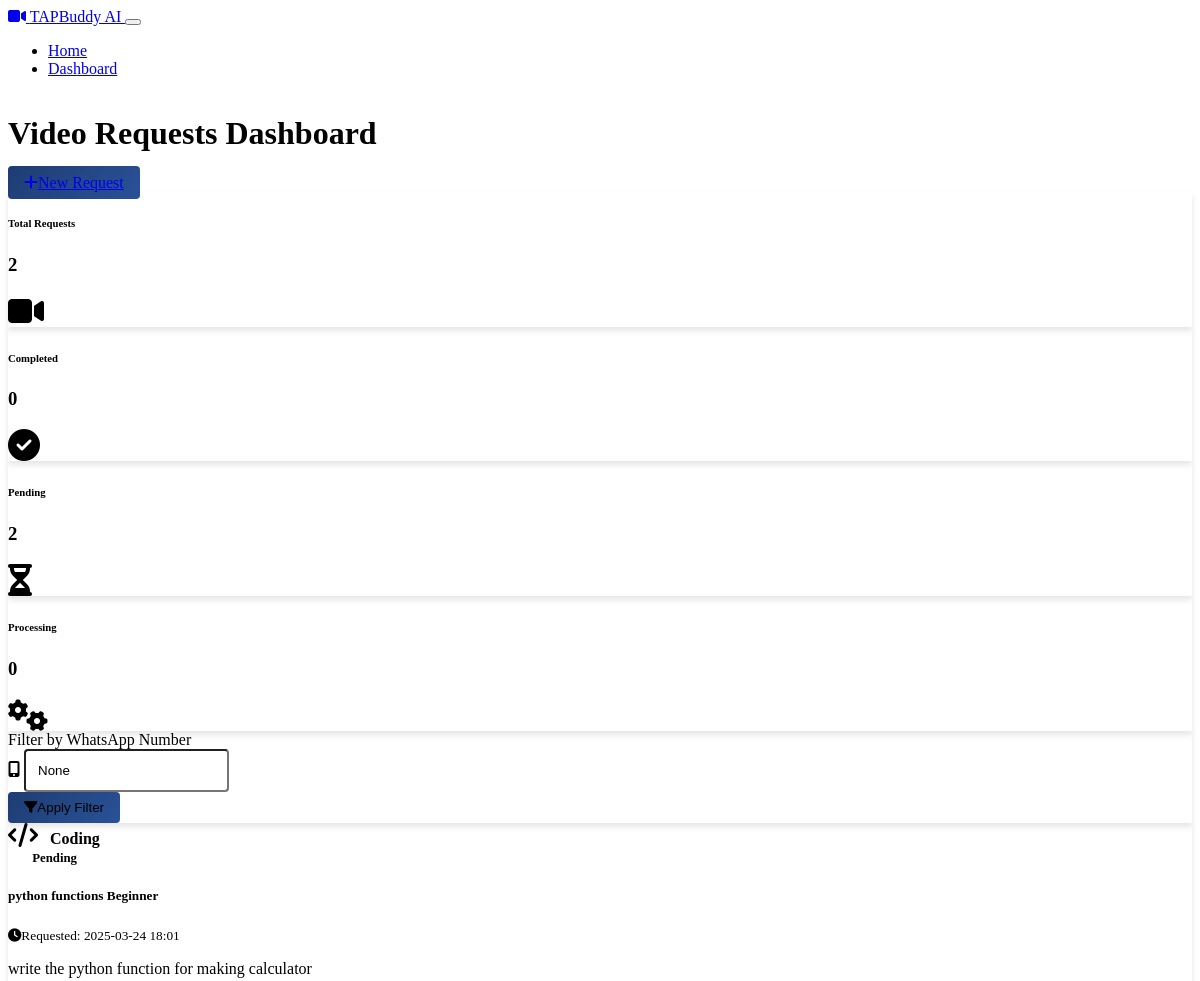
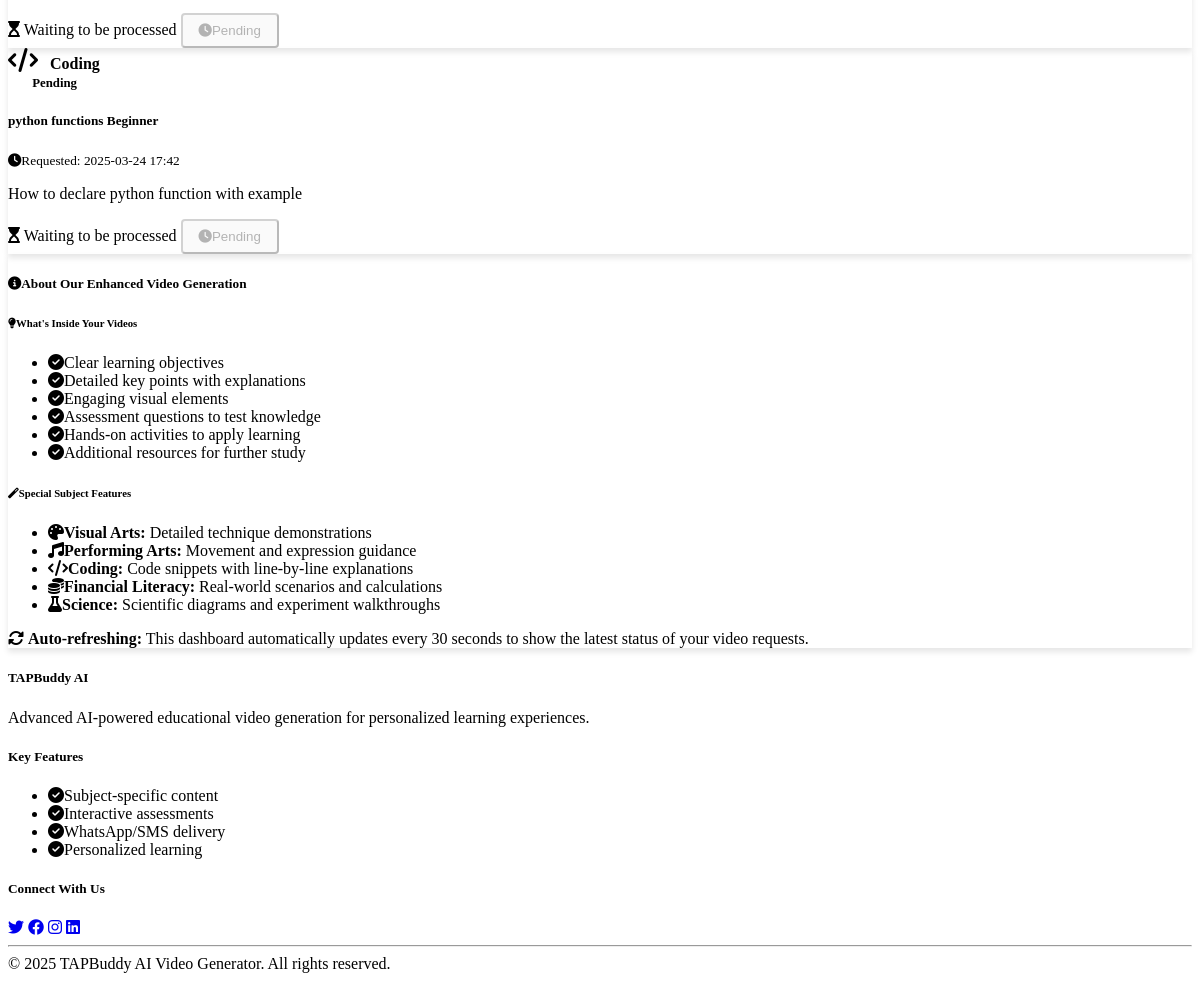
/dashboard, run on the app's committed database (2 pictures, top to bottom).
### models.py (models this page shows, shortened)
class VideoRequest(db.Model):
    __tablename__ = "video_requests"
    id = db.Column(db.Integer, primary_key=True, index=True)
    user_id = db.Column(db.Integer, db.ForeignKey("users.id"))
    topic = db.Column(db.String(100))
    subject = db.Column(db.String(50))
    level = db.Column(db.String(20))
    query = db.Column(db.Text)
    status = db.Column(db.String(20))
    created_at = db.Column(db.DateTime, default=datetime.utcnow)
    completed_at = db.Column(db.DateTime, nullable=True)
    request_metadata = db.Column(MutableDict.as_mutable(JSON), default=dict)
    user = db.relationship("User", back_populates="requests")
    video = db.relationship("Video", back_populates="request", uselist=False)

### routes/web.py (the view, shortened to what this page needs)
@bp.route("/dashboard")
def dashboard():
    phone = request.args.get('phone')
    subject = request.args.get('subject')
    status = request.args.get('status')
    db = get_db()
    query = db.query(VideoRequest).order_by(VideoRequest.created_at.desc())
    if subject and subject != "All":
        query = query.filter(VideoRequest.subject == subject)
    if status and status != "All":
        query = query.filter(VideoRequest.status == status.lower())
    requests = query.limit(50).all()
    stats = compute_dashboard_stats(requests)
    all_subjects = db.query(VideoRequest.subject).distinct().all()
    subjects = [s[0] for s in all_subjects] if all_subjects else []
    statuses = ["pending", "processing", "completed", "failed"]
    return render_template(
        "dashboard.html",
        title="Dashboard - TAPBuddy AI Video Generator",
        requests=requests,
        phone=phone,
        subject=subject,
        status=status,
        subjects=subjects,
        statuses=statuses,
        stats=stats
    )

### templates/dashboard.html (shortened to what this page needs)
{% extends "base.html" %}
{% block content %}
    <div class="d-flex justify-content-between align-items-center mb-4">
        <h1 class="mb-0">Video Requests Dashboard</h1>
        <a href="/" class="btn btn-primary">
            <i class="fas fa-plus me-2"></i>New Request
        </a>
    </div>
    <div class="row mb-4">
        <div class="col-md-3">
            <div class="card bg-primary text-white">
                <div class="card-body py-3">
                    <div class="d-flex justify-content-between align-items-center">
                        <div>
                            <h6 class="mb-0">Total Requests</h6>
                            <h3 class="mb-0">{{ requests|length }}</h3>
                        </div>
                        <i class="fas fa-video fa-2x opacity-50"></i>
                    </div>
                </div>
            </div>
        </div>
        <div class="col-md-3">
            <div class="card bg-success text-white">
                <div class="card-body py-3">
                    <div class="d-flex justify-content-between align-items-center">
                        <div>
                            <h6 class="mb-0">Completed</h6>
                            <h3 class="mb-0">{{ requests|selectattr('status', 'equalto', 'completed')|list|length }}</h3>
                        </div>
                        <i class="fas fa-check-circle fa-2x opacity-50"></i>
                    </div>
                </div>
            </div>
        </div>
        <div class="col-md-3">
            <div class="card bg-warning text-dark">
                <div class="card-body py-3">
                    <div class="d-flex justify-content-between align-items-center">
                        <div>
                            <h6 class="mb-0">Pending</h6>
                            <h3 class="mb-0">{{ requests|selectattr('status', 'equalto', 'pending')|list|length }}</h3>
                        </div>
                        <i class="fas fa-hourglass-half fa-2x opacity-50"></i>
                    </div>
                </div>
            </div>
        </div>
        <div class="col-md-3">
            <div class="card bg-info text-white">
                <div class="card-body py-3">
                    <div class="d-flex justify-content-between align-items-center">
                        <div>
                            <h6 class="mb-0">Processing</h6>
                            <h3 class="mb-0">{{ requests|selectattr('status', 'equalto', 'processing')|list|length }}</h3>
                        </div>
                        <i class="fas fa-cogs fa-2x opacity-50"></i>
                    </div>
                </div>
            </div>
        </div>
    </div>
    <div class="card mb-4">
        <div class="card-body">
            <form action="/dashboard" method="GET" class="row g-3">
                <div class="col-md-6">
                    <label for="phone" class="form-label">Filter by WhatsApp Number</label>
                    <div class="input-group">
                        <span class="input-group-text"><i class="fas fa-mobile-alt"></i></span>
                        <input type="tel" class="form-control" id="phone" name="phone" placeholder="+1234567890" value="{{ phone }}">
                    </div>
                </div>
                <div class="col-md-6 d-flex align-items-end">
                    <button type="submit" class="btn btn-primary me-2">
                        <i class="fas fa-filter me-1"></i>Apply Filter
                    </button>
                </div>
            </form>
        </div>
    </div>
    {% if requests %}
        <div class="row">
            {% for request in requests %}
                <div class="col-lg-6 mb-4">
                    <div class="card request-card h-100">
                        <div class="card-header d-flex justify-content-between align-items-center">
                            <div>
                                {% if request.subject == "Visual Arts" %}
                                    <i class="fas fa-palette subject-icon text-danger"></i>
                                {% elif request.subject == "Performing Arts" %}
                                    <i class="fas fa-music subject-icon text-warning"></i>
                                {% elif request.subject == "Coding" %}
                                    <i class="fas fa-code subject-icon text-success"></i>
                                {% elif request.subject == "Financial Literacy" %}
                                    <i class="fas fa-coins subject-icon text-primary"></i>
                                {% elif request.subject == "Science" %}
                                    <i class="fas fa-flask subject-icon text-info"></i>
                                {% else %}
                                    <i class="fas fa-book subject-icon text-secondary"></i>
                                {% endif %}
                                <span class="fw-bold">{{ request.subject }}</span>
                            </div>
                            <span class="badge status-badge status-{{ request.status }}">
                                <span class="status-indicator {{ request.status }}"></span>
                                {{ request.status | capitalize }}
                            </span>
                        </div>
                        <div class="card-body">
                            <h5 class="card-title d-flex justify-content-between">
                                <span>{{ request.topic }}</span>
                                <span class="badge bg-secondary">{{ request.level }}</span>
                            </h5>
                            <div class="mb-3">
                                <small class="text-muted d-block mb-1">
                                    <i class="fas fa-clock me-1"></i>Requested: {{ request.created_at.strftime('%Y-%m-%d %H:%M') }}
                                </small>
                            </div>
                            <p class="card-text">{{ request.query[:150] }}{% if request.query|length > 150 %}...{% endif %}</p>
                            <div class="d-flex {% if request.status == 'completed' and request.video %}justify-content-center{% else %}justify-content-between{% endif %} align-items-center mt-3">
                                {% if request.status == "completed" and request.video %}
                                    <a href="{{ request.video.firebase_url }}" target="_blank" class="btn btn-success btn-watch-video">
                                        <i class="fas fa-play me-1"></i>Watch Your Video
                                    </a>
                                {% elif request.status == "pending" %}
                                    <span>
                                        <i class="fas fa-hourglass-start me-1 text-warning"></i>
                                        <span class="text-muted">Waiting to be processed</span>
                                    </span>
                                    <button class="btn btn-sm btn-outline-warning" disabled>
                                        <i class="fas fa-clock me-1"></i>Pending
                                    </button>
                                {% endif %}
                            </div>
                        </div>
                    </div>
                </div>
            {% endfor %}
        </div>
    {% endif %}
    <div class="card mt-4">
        <div class="card-header bg-primary text-white">
            <h5 class="mb-0"><i class="fas fa-info-circle me-2"></i>About Our Enhanced Video Generation</h5>
        </div>
        <div class="card-body">
            <div class="row">
                <div class="col-md-6">
                    <h6 class="fw-bold"><i class="fas fa-lightbulb text-warning me-2"></i>What's Inside Your Videos</h6>
                    <ul class="list-unstyled">
                        <li><i class="fas fa-check-circle text-success me-2"></i>Clear learning objectives</li>
                        <li><i class="fas fa-check-circle text-success me-2"></i>Detailed key points with explanations</li>
                        <li><i class="fas fa-check-circle text-success me-2"></i>Engaging visual elements</li>
                        <li><i class="fas fa-check-circle text-success me-2"></i>Assessment questions to test knowledge</li>
                        <li><i class="fas fa-check-circle text-success me-2"></i>Hands-on activities to apply learning</li>
                        <li><i class="fas fa-check-circle text-success me-2"></i>Additional resources for further study</li>
                    </ul>
                </div>
                <div class="col-md-6">
                    <h6 class="fw-bold"><i class="fas fa-magic text-primary me-2"></i>Special Subject Features</h6>
                    <ul class="list-unstyled">
                        <li><i class="fas fa-palette text-danger me-2"></i><strong>Visual Arts:</strong> Detailed technique demonstrations</li>
                        <li><i class="fas fa-music text-warning me-2"></i><strong>Performing Arts:</strong> Movement and expression guidance</li>
                        <li><i class="fas fa-code text-success me-2"></i><strong>Coding:</strong> Code snippets with line-by-line explanations</li>
                        <li><i class="fas fa-coins text-primary me-2"></i><strong>Financial Literacy:</strong> Real-world scenarios and calculations</li>
                        <li><i class="fas fa-flask text-info me-2"></i><strong>Science:</strong> Scientific diagrams and experiment walkthroughs</li>
                    </ul>
                </div>
            </div>
            <div class="alert alert-secondary mt-3">
                <i class="fas fa-sync-alt me-2"></i>
                <strong>Auto-refreshing:</strong> This dashboard automatically updates every 30 seconds to show the latest status of your video requests.
            </div>
        </div>
    </div>
{% endblock %}

### templates/base.html (shortened to what this page needs)
<!DOCTYPE html>
<html lang="en" data-bs-theme="dark">
<head>
    <link rel="stylesheet" href="https://cdn.replit.com/agent/bootstrap-agent-dark-theme.min.css">
    <link rel="stylesheet" href="https://cdnjs.cloudflare.com/ajax/libs/font-awesome/6.4.0/css/all.min.css">
    <link rel="stylesheet" href="/static/css/custom.css">
</head>
<body>
    <nav class="navbar navbar-expand-lg navbar-dark bg-dark mb-4">
        <div class="container">
            <a class="navbar-brand" href="/">
                <i class="fas fa-video me-2"></i>
                TAPBuddy AI
            </a>
            <button class="navbar-toggler" type="button" data-bs-toggle="collapse" data-bs-target="#navbarNav">
            </button>
            <div class="collapse navbar-collapse" id="navbarNav">
                <ul class="navbar-nav ms-auto">
                    <li class="nav-item">
                        <a class="nav-link" href="/">Home</a>
                    </li>
                    <li class="nav-item">
                        <a class="nav-link" href="/dashboard">Dashboard</a>
                    </li>
                </ul>
            </div>
        </div>
    </nav>
    <main class="container">
        {% block content %}{% endblock %}
    </main>
    <footer class="footer mt-5 py-4 bg-dark">
        <div class="container">
            <div class="row">
                <div class="col-md-4 mb-3 mb-md-0">
                    <h5 class="text-white mb-3">TAPBuddy AI</h5>
                    <p class="text-muted mb-0">Advanced AI-powered educational video generation for personalized learning experiences.</p>
                </div>
                <div class="col-md-4 mb-3 mb-md-0">
                    <h5 class="text-white mb-3">Key Features</h5>
                    <ul class="list-unstyled text-muted">
                        <li><i class="fas fa-check-circle text-success me-2"></i>Subject-specific content</li>
                        <li><i class="fas fa-check-circle text-success me-2"></i>Interactive assessments</li>
                        <li><i class="fas fa-check-circle text-success me-2"></i>WhatsApp/SMS delivery</li>
                        <li><i class="fas fa-check-circle text-success me-2"></i>Personalized learning</li>
                    </ul>
                </div>
                <div class="col-md-4">
                    <h5 class="text-white mb-3">Connect With Us</h5>
                    <div class="d-flex mb-3">
                        <a href="#" class="me-3 text-white fs-5"><i class="fab fa-twitter"></i></a>
                        <a href="#" class="me-3 text-white fs-5"><i class="fab fa-facebook"></i></a>
                        <a href="#" class="me-3 text-white fs-5"><i class="fab fa-instagram"></i></a>
                        <a href="#" class="text-white fs-5"><i class="fab fa-linkedin"></i></a>
                    </div>
                </div>
            </div>
            <hr class="my-3 border-secondary">
            <div class="text-center">
                <span class="text-muted">© 2025 TAPBuddy AI Video Generator. All rights reserved.</span>
            </div>
        </div>
    </footer>
</body>
</html>

### data on the page
VideoRequest: subject "Coding", status "Pending", topic "python functions", level "Beginner", created_at "2025-03-24 18:01", query "write the python function for making calculator", shows "Waiting to be processed"
VideoRequest: subject "Coding", status "Pending", topic "python functions", level "Beginner", created_at "2025-03-24 17:42", query "How to declare python function with example", shows "Waiting to be processed"

### other printed values
{{ requests|length }} "2"
{{ requests|selectattr('status', 'equalto', 'completed')|list|length }} "0"
{{ requests|selectattr('status', 'equalto', 'pending')|list|length }} "2"
{{ requests|selectattr('status', 'equalto', 'processing')|list|length }} "0"
